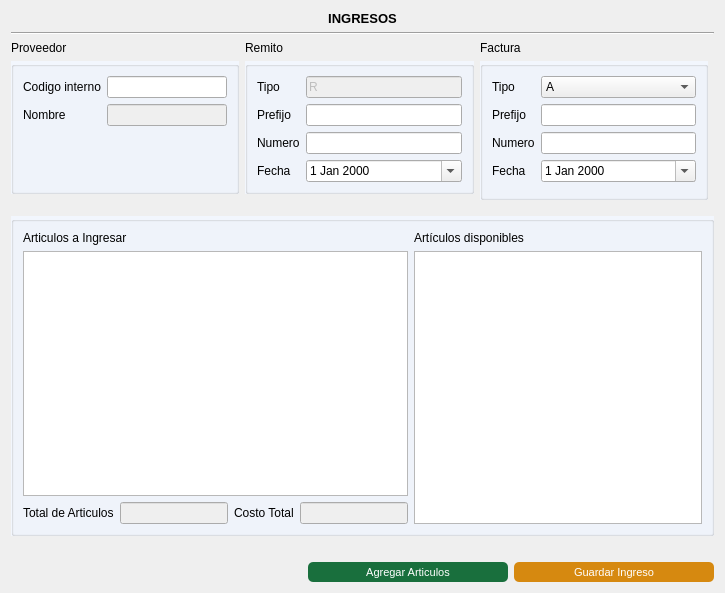
<?xml version="1.0" encoding="UTF-8"?>
<ui version="4.0">
 <class>Form</class>
 <widget class="QWidget" name="Form">
  <property name="geometry">
   <rect>
    <x>0</x>
    <y>0</y>
    <width>725</width>
    <height>593</height>
   </rect>
  </property>
  <property name="sizePolicy">
   <sizepolicy hsizetype="Expanding" vsizetype="Preferred">
    <horstretch>0</horstretch>
    <verstretch>0</verstretch>
   </sizepolicy>
  </property>
  <property name="windowTitle">
   <string>Form</string>
  </property>
  <property name="autoFillBackground">
   <bool>false</bool>
  </property>
  <layout class="QGridLayout" name="gridLayout_2">
   <item row="0" column="0">
    <layout class="QGridLayout" name="gridLayout_6" rowstretch="0,0,0,0,0,0,0,0,0,0,4,0,0">
     <item row="9" column="0" rowspan="2" colspan="4">
      <widget class="QGroupBox" name="group_tabla">
       <property name="styleSheet">
        <string notr="true">#group_tabla{
	background-color: #F2F6FD;
	}</string>
       </property>
       <property name="title">
        <string/>
       </property>
       <layout class="QGridLayout" name="gridLayout" rowstretch="10,800,0,0" columnstretch="4,3">
        <item row="1" column="0" rowspan="2">
         <widget class="QTableView" name="tbl_ingresos">
          <property name="focusPolicy">
           <enum>Qt::TabFocus</enum>
          </property>
          <property name="editTriggers">
           <set>QAbstractItemView::AnyKeyPressed|QAbstractItemView::DoubleClicked</set>
          </property>
          <property name="tabKeyNavigation">
           <bool>true</bool>
          </property>
          <attribute name="horizontalHeaderStretchLastSection">
           <bool>false</bool>
          </attribute>
          <attribute name="verticalHeaderVisible">
           <bool>false</bool>
          </attribute>
         </widget>
        </item>
        <item row="3" column="0">
         <layout class="QHBoxLayout" name="Totales">
          <item>
           <widget class="QLabel" name="label_total_cant">
            <property name="text">
             <string>Total de Articulos</string>
            </property>
           </widget>
          </item>
          <item>
           <widget class="QLineEdit" name="tot_cant">
            <property name="enabled">
             <bool>false</bool>
            </property>
            <property name="focusPolicy">
             <enum>Qt::NoFocus</enum>
            </property>
           </widget>
          </item>
          <item>
           <widget class="QLabel" name="label_total_costo">
            <property name="text">
             <string>Costo Total</string>
            </property>
           </widget>
          </item>
          <item>
           <widget class="QLineEdit" name="tot_cost">
            <property name="enabled">
             <bool>false</bool>
            </property>
            <property name="focusPolicy">
             <enum>Qt::NoFocus</enum>
            </property>
           </widget>
          </item>
         </layout>
        </item>
        <item row="0" column="0">
         <widget class="QLabel" name="label_6">
          <property name="text">
           <string>Articulos a Ingresar</string>
          </property>
         </widget>
        </item>
        <item row="1" column="1" rowspan="3">
         <widget class="QTableView" name="tbl_articulos">
          <property name="focusPolicy">
           <enum>Qt::ClickFocus</enum>
          </property>
          <property name="tabKeyNavigation">
           <bool>false</bool>
          </property>
          <attribute name="horizontalHeaderStretchLastSection">
           <bool>false</bool>
          </attribute>
         </widget>
        </item>
        <item row="0" column="1">
         <widget class="QLabel" name="label_7">
          <property name="text">
           <string>Artículos disponibles</string>
          </property>
         </widget>
        </item>
       </layout>
      </widget>
     </item>
     <item row="11" column="0" colspan="4">
      <spacer name="horizontalSpacer_2">
       <property name="orientation">
        <enum>Qt::Horizontal</enum>
       </property>
       <property name="sizeHint" stdset="0">
        <size>
         <width>40</width>
         <height>20</height>
        </size>
       </property>
      </spacer>
     </item>
     <item row="0" column="0" rowspan="2" colspan="4">
      <widget class="QLabel" name="label">
       <property name="font">
        <font>
         <family>MS Shell Dlg 2</family>
         <pointsize>10</pointsize>
         <weight>75</weight>
         <bold>true</bold>
         <underline>false</underline>
         <strikeout>false</strikeout>
         <stylestrategy>PreferDefault</stylestrategy>
         <kerning>true</kerning>
        </font>
       </property>
       <property name="text">
        <string>INGRESOS</string>
       </property>
       <property name="alignment">
        <set>Qt::AlignCenter</set>
       </property>
      </widget>
     </item>
     <item row="12" column="0" colspan="4">
      <layout class="QHBoxLayout" name="Botones">
       <item>
        <spacer name="horizontalSpacer">
         <property name="orientation">
          <enum>Qt::Horizontal</enum>
         </property>
         <property name="sizeHint" stdset="0">
          <size>
           <width>40</width>
           <height>20</height>
          </size>
         </property>
        </spacer>
       </item>
       <item>
        <widget class="QPushButton" name="btn_agregar_art">
         <property name="sizePolicy">
          <sizepolicy hsizetype="Expanding" vsizetype="Expanding">
           <horstretch>0</horstretch>
           <verstretch>0</verstretch>
          </sizepolicy>
         </property>
         <property name="maximumSize">
          <size>
           <width>200</width>
           <height>200</height>
          </size>
         </property>
         <property name="focusPolicy">
          <enum>Qt::StrongFocus</enum>
         </property>
         <property name="styleSheet">
          <string notr="true">#btn_agregar_art{
	background-color: #196F3D;
	color: #ffffff;
	font-family: 'Ariall';
	font-size: 11px;
	border-radius: 5px;
	}

#btn_agregar_art:hover{
	background-color: #04B431;
	}</string>
         </property>
         <property name="text">
          <string>Agregar Articulos</string>
         </property>
         <property name="icon">
          <iconset>
           <normaloff>../ico/insert_to_shopping_cart.ico</normaloff>../ico/insert_to_shopping_cart.ico</iconset>
         </property>
         <property name="iconSize">
          <size>
           <width>40</width>
           <height>40</height>
          </size>
         </property>
        </widget>
       </item>
       <item>
        <widget class="QPushButton" name="btn_guardar">
         <property name="sizePolicy">
          <sizepolicy hsizetype="Expanding" vsizetype="Expanding">
           <horstretch>0</horstretch>
           <verstretch>0</verstretch>
          </sizepolicy>
         </property>
         <property name="maximumSize">
          <size>
           <width>200</width>
           <height>200</height>
          </size>
         </property>
         <property name="focusPolicy">
          <enum>Qt::StrongFocus</enum>
         </property>
         <property name="styleSheet">
          <string notr="true">#btn_guardar{
	background-color: #D68910  ;
	color: #ffffff;
	font-family: 'Ariall';
	font-size: 11px;
	border-radius: 5px;
	}

#btn_guardar:hover{
	background-color: #F1C40F ;
	}</string>
         </property>
         <property name="text">
          <string>Guardar Ingreso</string>
         </property>
         <property name="icon">
          <iconset>
           <normaloff>../ico/save.ico</normaloff>../ico/save.ico</iconset>
         </property>
         <property name="iconSize">
          <size>
           <width>40</width>
           <height>40</height>
          </size>
         </property>
        </widget>
       </item>
      </layout>
     </item>
     <item row="6" column="0" rowspan="3" colspan="4">
      <spacer name="horizontalSpacer_3">
       <property name="orientation">
        <enum>Qt::Horizontal</enum>
       </property>
       <property name="sizeHint" stdset="0">
        <size>
         <width>10</width>
         <height>10</height>
        </size>
       </property>
      </spacer>
     </item>
     <item row="3" column="2">
      <widget class="QLabel" name="label_3">
       <property name="sizePolicy">
        <sizepolicy hsizetype="Expanding" vsizetype="Expanding">
         <horstretch>0</horstretch>
         <verstretch>0</verstretch>
        </sizepolicy>
       </property>
       <property name="font">
        <font>
         <weight>50</weight>
         <bold>false</bold>
        </font>
       </property>
       <property name="text">
        <string>Factura</string>
       </property>
      </widget>
     </item>
     <item row="2" column="0" colspan="4">
      <widget class="Line" name="line">
       <property name="orientation">
        <enum>Qt::Horizontal</enum>
       </property>
      </widget>
     </item>
     <item row="4" column="2" rowspan="2">
      <widget class="QGroupBox" name="group_factura">
       <property name="sizePolicy">
        <sizepolicy hsizetype="Expanding" vsizetype="Expanding">
         <horstretch>0</horstretch>
         <verstretch>0</verstretch>
        </sizepolicy>
       </property>
       <property name="styleSheet">
        <string notr="true">#group_factura{
	background-color: #F2F6FD;
	}</string>
       </property>
       <property name="title">
        <string/>
       </property>
       <layout class="QFormLayout" name="formLayout">
        <property name="formAlignment">
         <set>Qt::AlignLeading|Qt::AlignLeft|Qt::AlignTop</set>
        </property>
        <item row="2" column="0">
         <widget class="QLabel" name="label_tipo">
          <property name="text">
           <string>Tipo</string>
          </property>
         </widget>
        </item>
        <item row="2" column="1">
         <widget class="QComboBox" name="fact_tipo">
          <property name="focusPolicy">
           <enum>Qt::StrongFocus</enum>
          </property>
          <item>
           <property name="text">
            <string>A</string>
           </property>
          </item>
          <item>
           <property name="text">
            <string>B</string>
           </property>
          </item>
          <item>
           <property name="text">
            <string>C</string>
           </property>
          </item>
         </widget>
        </item>
        <item row="5" column="0">
         <widget class="QLabel" name="label_numero">
          <property name="text">
           <string>Numero</string>
          </property>
         </widget>
        </item>
        <item row="5" column="1">
         <widget class="QLineEdit" name="fact_numero">
          <property name="focusPolicy">
           <enum>Qt::StrongFocus</enum>
          </property>
         </widget>
        </item>
        <item row="6" column="0">
         <widget class="QLabel" name="label_fecha">
          <property name="text">
           <string>Fecha</string>
          </property>
         </widget>
        </item>
        <item row="6" column="1">
         <widget class="QDateEdit" name="fact_fecha">
          <property name="focusPolicy">
           <enum>Qt::NoFocus</enum>
          </property>
          <property name="calendarPopup">
           <bool>true</bool>
          </property>
         </widget>
        </item>
        <item row="3" column="0">
         <widget class="QLabel" name="label_prefijo_fact">
          <property name="text">
           <string>Prefijo</string>
          </property>
         </widget>
        </item>
        <item row="3" column="1">
         <widget class="QLineEdit" name="fact_prefijo">
          <property name="focusPolicy">
           <enum>Qt::StrongFocus</enum>
          </property>
         </widget>
        </item>
       </layout>
      </widget>
     </item>
     <item row="4" column="1">
      <widget class="QGroupBox" name="group_remito">
       <property name="sizePolicy">
        <sizepolicy hsizetype="Expanding" vsizetype="Expanding">
         <horstretch>0</horstretch>
         <verstretch>0</verstretch>
        </sizepolicy>
       </property>
       <property name="styleSheet">
        <string notr="true">#group_remito{
	background-color: #F2F6FD;
	}</string>
       </property>
       <property name="title">
        <string/>
       </property>
       <layout class="QFormLayout" name="formLayout_4">
        <item row="1" column="0">
         <widget class="QLabel" name="label_tipo_2">
          <property name="text">
           <string>Tipo</string>
          </property>
         </widget>
        </item>
        <item row="1" column="1">
         <widget class="QLineEdit" name="rem_tipo">
          <property name="enabled">
           <bool>false</bool>
          </property>
          <property name="focusPolicy">
           <enum>Qt::NoFocus</enum>
          </property>
          <property name="text">
           <string>R</string>
          </property>
         </widget>
        </item>
        <item row="3" column="0">
         <widget class="QLabel" name="label_prefijo">
          <property name="text">
           <string>Prefijo</string>
          </property>
         </widget>
        </item>
        <item row="3" column="1">
         <widget class="QLineEdit" name="rem_prefijo">
          <property name="focusPolicy">
           <enum>Qt::StrongFocus</enum>
          </property>
         </widget>
        </item>
        <item row="4" column="0">
         <widget class="QLabel" name="label_numero_2">
          <property name="text">
           <string>Numero</string>
          </property>
         </widget>
        </item>
        <item row="4" column="1">
         <widget class="QLineEdit" name="rem_numero">
          <property name="focusPolicy">
           <enum>Qt::StrongFocus</enum>
          </property>
         </widget>
        </item>
        <item row="5" column="0">
         <widget class="QLabel" name="label_fecha_2">
          <property name="text">
           <string>Fecha</string>
          </property>
         </widget>
        </item>
        <item row="5" column="1">
         <widget class="QDateEdit" name="rem_fecha">
          <property name="focusPolicy">
           <enum>Qt::ClickFocus</enum>
          </property>
          <property name="calendarPopup">
           <bool>true</bool>
          </property>
         </widget>
        </item>
       </layout>
      </widget>
     </item>
     <item row="4" column="0">
      <widget class="QGroupBox" name="group_proveedor">
       <property name="sizePolicy">
        <sizepolicy hsizetype="Preferred" vsizetype="Expanding">
         <horstretch>0</horstretch>
         <verstretch>0</verstretch>
        </sizepolicy>
       </property>
       <property name="styleSheet">
        <string notr="true">#group_proveedor{
	background-color: #F2F6FD;
	}</string>
       </property>
       <property name="title">
        <string/>
       </property>
       <layout class="QFormLayout" name="formLayout_2">
        <item row="2" column="0">
         <widget class="QLabel" name="label_codigo">
          <property name="text">
           <string>Codigo interno</string>
          </property>
         </widget>
        </item>
        <item row="2" column="1">
         <widget class="QLineEdit" name="prov_id">
          <property name="focusPolicy">
           <enum>Qt::StrongFocus</enum>
          </property>
         </widget>
        </item>
        <item row="3" column="0">
         <widget class="QLabel" name="label_nombre_2">
          <property name="text">
           <string>Nombre</string>
          </property>
         </widget>
        </item>
        <item row="3" column="1">
         <widget class="QLineEdit" name="prov_nombre">
          <property name="enabled">
           <bool>false</bool>
          </property>
          <property name="focusPolicy">
           <enum>Qt::NoFocus</enum>
          </property>
         </widget>
        </item>
       </layout>
      </widget>
     </item>
     <item row="3" column="1">
      <widget class="QLabel" name="label_2">
       <property name="sizePolicy">
        <sizepolicy hsizetype="Expanding" vsizetype="Expanding">
         <horstretch>0</horstretch>
         <verstretch>0</verstretch>
        </sizepolicy>
       </property>
       <property name="font">
        <font>
         <weight>50</weight>
         <bold>false</bold>
        </font>
       </property>
       <property name="text">
        <string>Remito</string>
       </property>
      </widget>
     </item>
     <item row="3" column="0">
      <widget class="QLabel" name="label_4">
       <property name="font">
        <font>
         <weight>50</weight>
         <bold>false</bold>
        </font>
       </property>
       <property name="text">
        <string>Proveedor</string>
       </property>
      </widget>
     </item>
    </layout>
   </item>
  </layout>
 </widget>
 <tabstops>
  <tabstop>prov_id</tabstop>
  <tabstop>rem_prefijo</tabstop>
  <tabstop>rem_numero</tabstop>
  <tabstop>fact_tipo</tabstop>
  <tabstop>fact_prefijo</tabstop>
  <tabstop>fact_numero</tabstop>
  <tabstop>tbl_ingresos</tabstop>
  <tabstop>btn_agregar_art</tabstop>
  <tabstop>btn_guardar</tabstop>
 </tabstops>
 <resources/>
 <connections/>
</ui>
